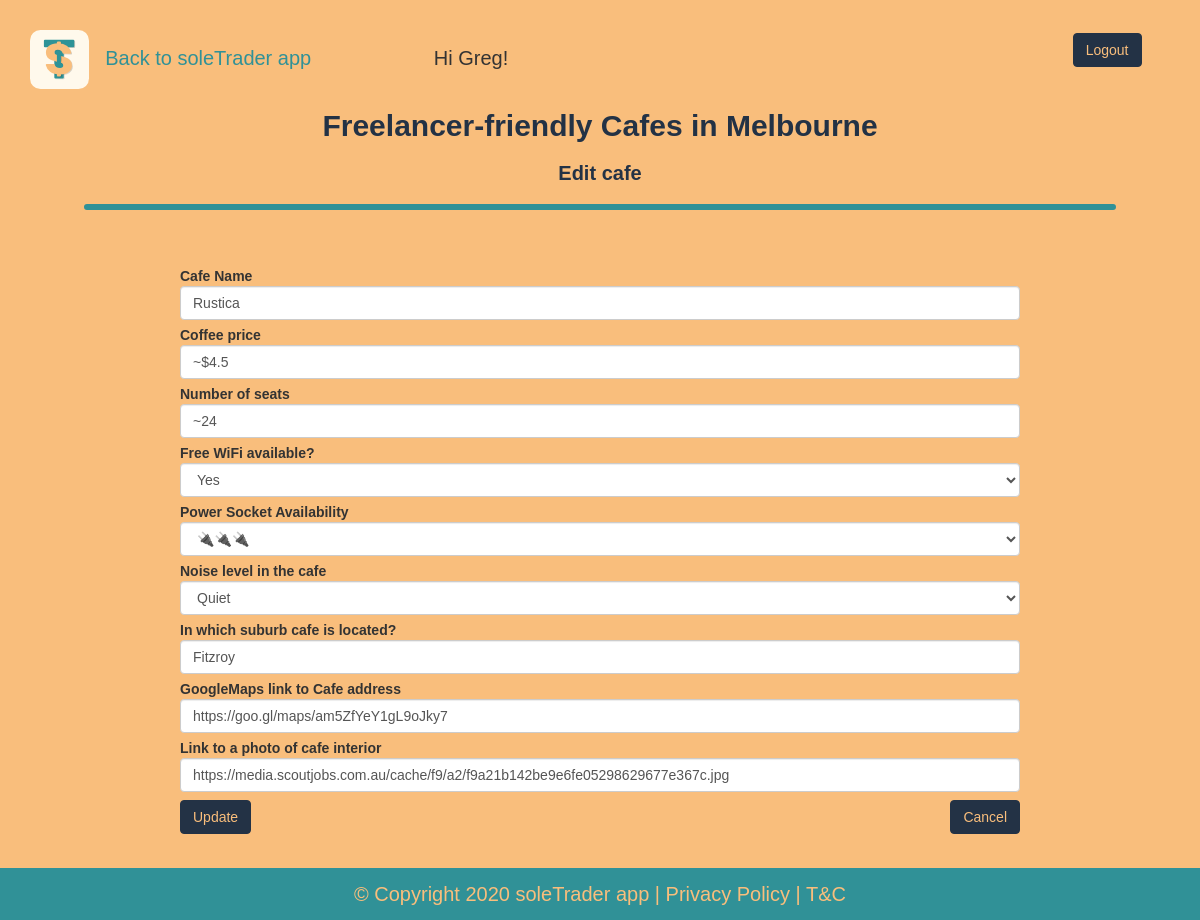
Page /edit-cafe/1 (signed in) on the committed database.
### main.py (models this page shows)
class User(UserMixin, db.Model):
    __tablename__ = "users"
    id = db.Column(db.Integer, primary_key=True)
    email = db.Column(db.String(100), unique=True)
    password = db.Column(db.String(100))
    first_name = db.Column(db.String(100))
    last_name = db.Column(db.String(100))

class Cafe(db.Model):
    __tablename__ = "cafe"
    id = db.Column(db.Integer, primary_key=True)
    name = db.Column(db.String(250), unique=True, nullable=False)
    map_url = db.Column(db.String(500), nullable=False)
    img_url = db.Column(db.String(500), nullable=False)
    location = db.Column(db.String(250), nullable=False)
    has_sockets = db.Column(db.String(250), nullable=False)
    has_wifi = db.Column(db.String(10), nullable=False)
    quiet_noisy = db.Column(db.String(10), nullable=False)
    seats = db.Column(db.String(250), nullable=False)
    coffee_price = db.Column(db.String(250), nullable=False)

### main.py (the view, shortened to what this page needs)
@app.route('/edit-cafe/<int:cafe_id>', methods=["GET", "POST"])
@login_required
def edit_cafe(cafe_id):
    cafe = Cafe.query.get(cafe_id)
    edit_form = EditCafeForm(
        name=cafe.name,
        coffee_price=cafe.coffee_price,
        seats=cafe.seats,
        has_wifi=cafe.has_wifi,
        has_sockets=cafe.has_sockets,
        quiet_noisy=cafe.quiet_noisy,
        location=cafe.location,
        map_url=cafe.map_url,
        img_url=cafe.img_url,
    )
    if edit_form.btn_cancel.data:
        return redirect(url_for('home'))
    return render_template("edit-cafe.html", form=edit_form)

### forms.py
class EditCafeForm(FlaskForm):
    name = StringField("Cafe Name", validators=[DataRequired()])
    coffee_price = StringField("Coffee price", validators=[DataRequired()])
    seats = StringField("Number of seats", validators=[DataRequired()])
    has_wifi = SelectField("Free WiFi available?", choices=['Yes', 'No'], validators=[DataRequired()])
    has_sockets = SelectField('Power Socket Availability', choices=['✘', '🔌', '🔌🔌', '🔌🔌🔌', '🔌🔌🔌🔌', '🔌🔌🔌🔌🔌'], validators=[DataRequired()])
    quiet_noisy = SelectField('Noise level in the cafe', choices=['Quiet', 'Noisy'], validators=[DataRequired()])
    location = StringField("In which suburb cafe is located?", validators=[DataRequired()])
    map_url = StringField("GoogleMaps link to Cafe address", validators=[DataRequired(), URL()])
    img_url = StringField("Link to a photo of cafe interior", validators=[DataRequired(), URL()])
    submit = SubmitField("Update")
    btn_cancel = SubmitField(label='Cancel', render_kw={'formnovalidate': True})

### main.py (called while the page is built)
@login_manager.user_loader
def load_user(user_id):
    return User.query.get(int(user_id))

### templates/edit-cafe.html (shortened to what this page needs)
{% import "bootstrap/wtf.html" as wtf %}
{% include "header.html" %}
{% block content %}
<div class="main-title text-center">
    <div class="container">
  <h1 >️Freelancer-friendly Cafes in Melbourne</h1>
  <h2 >Edit cafe</h2>
  <hr>
</div>
    </div>
<div class="container add-cafe">
    <div class="row">
        {{ wtf.quick_form(form, novalidate=True, button_map={"submit": "primary"}) }}
      </div>
    </div>
{% include "footer.html" %}
{% endblock %}

### templates/header.html (shortened to what this page needs)
{% extends 'bootstrap/base.html' %}
{% block styles %}
{{super()}}
<link rel="stylesheet"
      href="{{url_for('.static', filename='css/styles.css')}}">
{% endblock %}
{% block content %}
<div class="back-to-soletrader">
    <p class="back-link"><a href="https://soletraderapp.com"><img class="top-image" src="static/img/soleTraderAppLogo.svg">   Back to soleTrader app</a>
    {% if current_user.is_authenticated: %}
        <span style="padding-left: 10%">Hi {{current_user.first_name}}! </span> <button type="button" class="btn btn-primary btn-logout" onclick="location.href = '/logout';">Logout</button></p>
    {% else: %}
        <button type="button" class="btn btn-primary btn-logout" onclick="location.href = '/login';">Login</button></p>
    {% endif %}
</div>
{% endblock %}

### static/css/styles.css (style rules this page uses)
body { background-color: #f9be7c; font-family: 'Poppins', sans-serif; }
a { color: #309197; }
h1 { font-family: 'Poppins', sans-serif; font-weight: 800; font-size: 3rem; color: #233245; }
h2 { font-family: 'Poppins', sans-serif; font-weight: 600; font-size: 2rem; color: #233245; }
p { font-family: 'Poppins', sans-serif; font-size: 2rem; }
hr { display: block; overflow: hidden; width: 90%; border: 3px solid #309197; border-radius: 5px; }
.top-image { width: 5%; }
.back-to-soletrader { padding-left: 30px; padding-top: 30px; }
.back-link { margin: 0; }
.main-title { display: flex; align-items: top; margin: 0; margin-bottom: 3%; background-color: #f9be7c; }
.add-cafe { background-color: #f9be7c; margin: auto; border-spacing: 0; border-collapse: collapse; width: 70%; max-width: 70%; }
.form { margin-bottom: 2%; }
.form-control { font-family: 'Poppins', sans-serif; }
.form-group { margin-bottom: 5px; }
.control-label { margin-bottom: 0; }
.btn-primary { margin-top: 3px; background-color: #233245 ; border-color: #233245; color:#f9be7c; }
.btn-logout { float: right; margin-right: 5%; }
#btn_cancel { margin-top: 3px; background-color: #233245 ; border-color: #233245; color:#f9be7c; float: right; }

### rows in the picture
User: first_name "Greg"
Cafe: name "Rustica", coffee_price "~$4.5", seats "~24", has_wifi "Yes", has_sockets "🔌🔌🔌", quiet_noisy "Quiet", location "Fitzroy", map_url "https://goo.gl/maps/am5ZfYeY1gL9oJky7", img_url "https://media.scoutjobs.com.au/cache/f9/a2/f9a21b142be9e6fe05298629677e367c.jpg"
